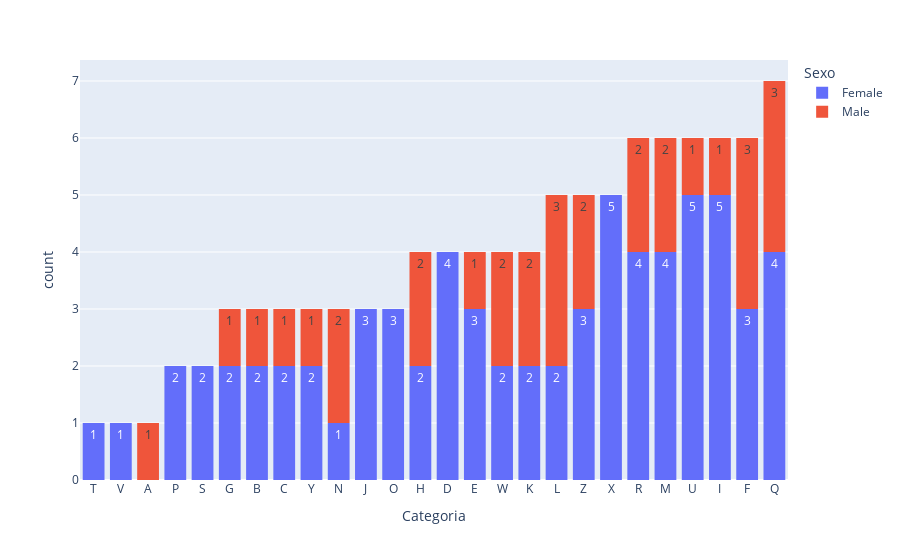

The notebook cell this image was saved under:
### Markdown cell above
## Histograma

### Code cell
# Direto do Pandas
df.plot(kind='hist', x='Categoria', color='Sexo', text_auto=True).update_xaxes(categoryorder='total ascending')

### Figure 1 — Plotly figure (JSON) as saved in the notebook; plotly's stock layout.template omitted (floating-point values rounded to 4 significant figures)
{"data": [{"alignmentgroup": "True", "bingroup": "x", "hovertemplate": "Sexo=Female<br>Categoria=%{x}<br>count=%{y}<extra></extra>", "legendgroup": "Female", "marker": {"color": "#636efa", "pattern": {"shape": ""}}, "name": "Female", "offsetgroup": "Female", "orientation": "v", "showlegend": true, "texttemplate": "%{value}", "type": "histogram", "x": ["L", "H", "R", "Z", "T", "D", "E", "V", "D", "M", "G", "E", "X", "P", "B", "Q", "S", "C", "U", "I", "B", "R", "D", "Y", "U", "Q", "N", "S", "J", "F", "P", "Z", "J", "H", "R", "U", "E", "U", "I", "X", "M", "X", "I", "J", "W", "X", "D", "I", "Q", "O", "K", "M", "F", "R", "Q", "W", "O", "F", "C", "U", "K", "X", "Z", "I", "L", "O", "Y", "M", "G"], "xaxis": "x", "yaxis": "y"}, {"alignmentgroup": "True", "bingroup": "x", "hovertemplate": "Sexo=Male<br>Categoria=%{x}<br>count=%{y}<extra></extra>", "legendgroup": "Male", "marker": {"color": "#EF553B", "pattern": {"shape": ""}}, "name": "Male", "offsetgroup": "Male", "orientation": "v", "showlegend": true, "texttemplate": "%{value}", "type": "histogram", "x": ["Y", "E", "C", "F", "Q", "Q", "M", "W", "A", "B", "I", "R", "U", "N", "H", "G", "F", "F", "L", "Z", "K", "N", "W", "L", "L", "H", "Q", "Z", "K", "M", "R"], "xaxis": "x", "yaxis": "y"}], "layout": {"barmode": "relative", "legend": {"title": {"text": "Sexo"}, "tracegroupgap": 0}, "margin": {"t": 60}, "xaxis": {"anchor": "y", "categoryorder": "total ascending", "domain": [0, 1], "title": {"text": "Categoria"}}, "yaxis": {"anchor": "x", "domain": [0, 1], "title": {"text": "count"}}}}
